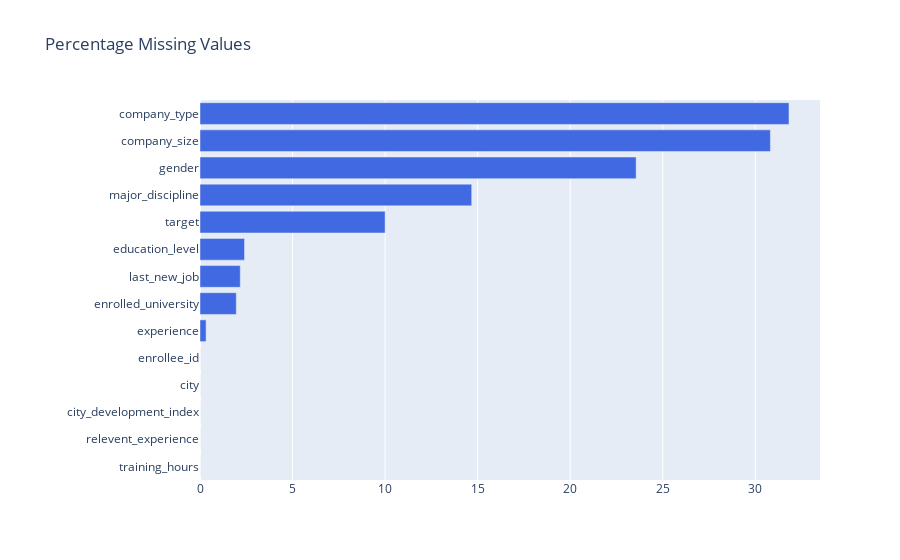

Write notebook code for a chart like this one.
### Code cell
trace = go.Bar(
        y=missing.index[::-1],
        x=missing['%'][::-1],
        showlegend=False,
        orientation = 'h',
        marker=dict(color='#4169E1',))
data = [trace]
layout = dict(title = 'Percentage Missing Values',
              margin  = dict(l = 200))
fig = go.Figure(data=data, layout=layout)
py.iplot(fig)

if not os.path.exists("images"):
    os.mkdir("images")

### Figure 1 — Plotly figure (JSON) as saved in the notebook; plotly's stock layout.template omitted (floating-point values rounded to 4 significant figures)
{"data": [{"marker": {"color": "#4169E1"}, "orientation": "h", "showlegend": false, "type": "bar", "x": [0, 0, 0, 0, 0, 0.3288, 1.959, 2.175, 2.405, 10.0, 14.68, 23.56, 30.82, 31.82], "y": ["training_hours", "relevent_experience", "city_development_index", "city", "enrollee_id", "experience", "enrolled_university", "last_new_job", "education_level", "target", "major_discipline", "gender", "company_size", "company_type"]}], "layout": {"margin": {"l": 200}, "title": {"text": "Percentage Missing Values"}}}
